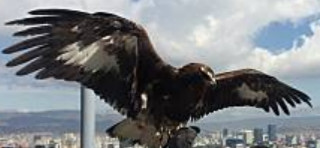
#> input picture HW_2/img/eagle.jpg, 320 x 148 px
$ python Ch13_Q4.py   (older library calls are emulated)
#> lines starting #> are read from the running program, lines starting #| are printed output that depends on the picture
import cv2
import numpy as np

# --- 讀取影像 ---
image_file = "img/eagle.jpg"
src = cv2.imread(image_file)
#> src is the input picture: shape (148, 320, 3); mean B, G, R 128.4, 125, 121.3

# --- 影像前處理 ---
# 將影像轉換為灰度圖
gray = cv2.cvtColor(src, cv2.COLOR_BGR2GRAY)

# --- 使用 Sobel 算子偵測邊緣 ---
# 計算 X 方向梯度
sobel_x = cv2.Sobel(gray, cv2.CV_64F, 1, 0, ksize=3)
abs_sobel_x = cv2.convertScaleAbs(sobel_x) # 取絕對值並轉回 uint8
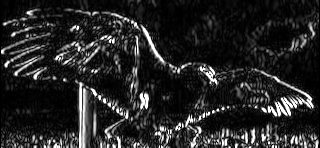
#> abs_sobel_x: shape (148, 320); min 0, max 255, mean 37.9

# 計算 Y 方向梯度
sobel_y = cv2.Sobel(gray, cv2.CV_64F, 0, 1, ksize=3)
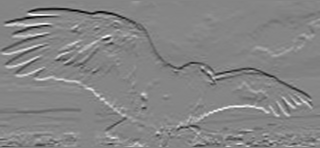
#> sobel_y: shape (148, 320) float64; min -878, max 795, mean -5.3; drawn with min black and max white
abs_sobel_y = cv2.convertScaleAbs(sobel_y) # 取絕對值並轉回 uint8
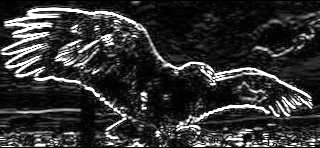
#> abs_sobel_y: shape (148, 320); min 0, max 255, mean 49.7

# 合併 X 和 Y 方向的梯度 (權重各半)
sobel_combined = cv2.addWeighted(abs_sobel_x, 0.5, abs_sobel_y, 0.5, 0)
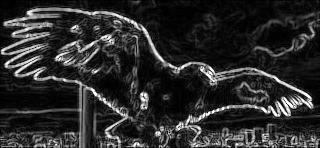
#> sobel_combined: shape (148, 320); min 0, max 255, mean 43.8

# --- 使用 Scharr 算子偵測邊緣 ---
# Scharr 算子是 Sobel 的改良版 (固定 3x3 核心)
# 計算 X 方向梯度
scharr_x = cv2.Scharr(gray, cv2.CV_64F, 1, 0)
abs_scharr_x = cv2.convertScaleAbs(scharr_x)
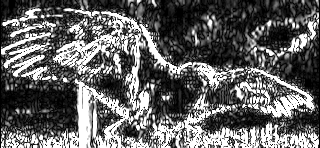
#> abs_scharr_x: shape (148, 320); min 0, max 255, mean 98.9

# 計算 Y 方向梯度
scharr_y = cv2.Scharr(gray, cv2.CV_64F, 0, 1)
abs_scharr_y = cv2.convertScaleAbs(scharr_y)
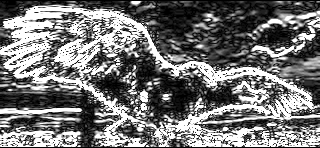
#> abs_scharr_y: shape (148, 320); min 0, max 255, mean 116.4

# 合併 X 和 Y 方向的梯度
scharr_combined = cv2.addWeighted(abs_scharr_x, 0.5, abs_scharr_y, 0.5, 0)
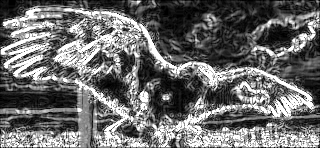
#> scharr_combined: shape (148, 320); min 0, max 255, mean 107.6

# --- 使用 cv2.imshow 顯示結果 ---
cv2.imshow('Original Eagle Image', src)
cv2.imshow('Sobel Edges (ksize=3)', sobel_combined)
cv2.imshow('Scharr Edges', scharr_combined)

cv2.imwrite('Result image/Ch13_Q4_sobel.jpg', sobel_combined)
cv2.imwrite('Result image/Ch13_Q4_scharr.jpg', scharr_combined)

cv2.waitKey(0)

# --- 關閉所有 OpenCV 視窗 ---
cv2.destroyAllWindows()
